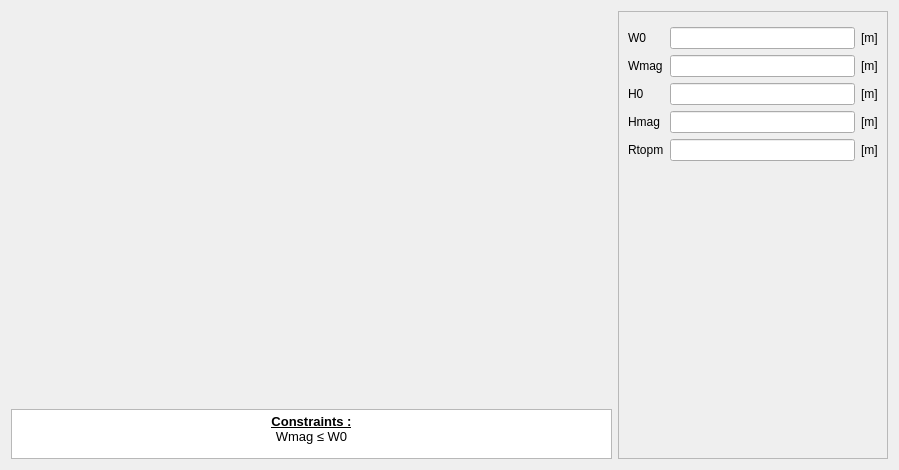
<?xml version="1.0" encoding="UTF-8"?>
<ui version="4.0">
 <class>PMSlot13</class>
 <widget class="QWidget" name="PMSlot13">
  <property name="geometry">
   <rect>
    <x>0</x>
    <y>0</y>
    <width>899</width>
    <height>470</height>
   </rect>
  </property>
  <property name="minimumSize">
   <size>
    <width>630</width>
    <height>470</height>
   </size>
  </property>
  <property name="maximumSize">
   <size>
    <width>16777215</width>
    <height>16777215</height>
   </size>
  </property>
  <property name="windowTitle">
   <string>Form</string>
  </property>
  <layout class="QHBoxLayout" name="horizontalLayout">
   <item>
    <layout class="QVBoxLayout" name="verticalLayout_2">
     <item>
      <widget class="QLabel" name="img_slot">
       <property name="sizePolicy">
        <sizepolicy hsizetype="Expanding" vsizetype="Expanding">
         <horstretch>0</horstretch>
         <verstretch>0</verstretch>
        </sizepolicy>
       </property>
       <property name="maximumSize">
        <size>
         <width>16777215</width>
         <height>16777215</height>
        </size>
       </property>
       <property name="text">
        <string/>
       </property>
       <property name="pixmap">
        <pixmap resource="../../../../Resources/pyleecan.qrc">:/images/images/MachineSetup/WMSlot/SlotM13_mag_int_rotor.png</pixmap>
       </property>
       <property name="scaledContents">
        <bool>false</bool>
       </property>
       <property name="alignment">
        <set>Qt::AlignCenter</set>
       </property>
      </widget>
     </item>
     <item>
      <widget class="QTextEdit" name="txt_constraint">
       <property name="sizePolicy">
        <sizepolicy hsizetype="Expanding" vsizetype="Fixed">
         <horstretch>0</horstretch>
         <verstretch>0</verstretch>
        </sizepolicy>
       </property>
       <property name="maximumSize">
        <size>
         <width>16777215</width>
         <height>50</height>
        </size>
       </property>
       <property name="verticalScrollBarPolicy">
        <enum>Qt::ScrollBarAlwaysOff</enum>
       </property>
       <property name="html">
        <string>&lt;!DOCTYPE HTML PUBLIC &quot;-//W3C//DTD HTML 4.0//EN&quot; &quot;http://www.w3.org/TR/REC-html40/strict.dtd&quot;&gt;
&lt;html&gt;&lt;head&gt;&lt;meta name=&quot;qrichtext&quot; content=&quot;1&quot; /&gt;&lt;style type=&quot;text/css&quot;&gt;
p, li { white-space: pre-wrap; }
&lt;/style&gt;&lt;/head&gt;&lt;body style=&quot; font-family:'MS Shell Dlg 2'; font-size:8.15094pt; font-weight:400; font-style:normal;&quot;&gt;
&lt;p align=&quot;center&quot; style=&quot; margin-top:0px; margin-bottom:0px; margin-left:0px; margin-right:0px; -qt-block-indent:0; text-indent:0px;&quot;&gt;&lt;span style=&quot; font-size:10pt; font-weight:600; text-decoration: underline;&quot;&gt;Constraints :&lt;/span&gt;&lt;/p&gt;
&lt;p align=&quot;center&quot; style=&quot; margin-top:0px; margin-bottom:0px; margin-left:0px; margin-right:0px; -qt-block-indent:0; text-indent:0px;&quot;&gt;&lt;span style=&quot; font-size:10pt;&quot;&gt;Wmag ≤ W0&lt;/span&gt;&lt;/p&gt;&lt;/body&gt;&lt;/html&gt;</string>
       </property>
       <property name="textInteractionFlags">
        <set>Qt::TextSelectableByKeyboard|Qt::TextSelectableByMouse</set>
       </property>
      </widget>
     </item>
    </layout>
   </item>
   <item>
    <widget class="QScrollArea" name="scrollArea">
     <property name="minimumSize">
      <size>
       <width>270</width>
       <height>0</height>
      </size>
     </property>
     <property name="maximumSize">
      <size>
       <width>270</width>
       <height>16777215</height>
      </size>
     </property>
     <property name="widgetResizable">
      <bool>true</bool>
     </property>
     <widget class="QWidget" name="scrollAreaWidgetContents">
      <property name="geometry">
       <rect>
        <x>0</x>
        <y>0</y>
        <width>268</width>
        <height>450</height>
       </rect>
      </property>
      <layout class="QVBoxLayout" name="verticalLayout_3">
       <item>
        <widget class="WWSlotMag" name="w_mag" native="true"/>
       </item>
       <item>
        <layout class="QGridLayout" name="gridLayout">
         <item row="4" column="0">
          <widget class="QLabel" name="in_Rtopm">
           <property name="text">
            <string>Rtopm</string>
           </property>
          </widget>
         </item>
         <item row="4" column="2">
          <widget class="QLabel" name="unit_Rtopm">
           <property name="text">
            <string>[m]</string>
           </property>
          </widget>
         </item>
         <item row="1" column="0">
          <widget class="QLabel" name="in_Wmag">
           <property name="text">
            <string>Wmag</string>
           </property>
          </widget>
         </item>
         <item row="2" column="1">
          <widget class="FloatEdit" name="lf_H0"/>
         </item>
         <item row="2" column="2">
          <widget class="QLabel" name="unit_H0">
           <property name="text">
            <string>[m]</string>
           </property>
          </widget>
         </item>
         <item row="0" column="1">
          <widget class="FloatEdit" name="lf_W0"/>
         </item>
         <item row="3" column="0">
          <widget class="QLabel" name="in_Hmag">
           <property name="text">
            <string>Hmag</string>
           </property>
          </widget>
         </item>
         <item row="3" column="1">
          <widget class="FloatEdit" name="lf_Hmag"/>
         </item>
         <item row="1" column="2">
          <widget class="QLabel" name="unit_Wmag">
           <property name="text">
            <string>[m]</string>
           </property>
          </widget>
         </item>
         <item row="4" column="1">
          <widget class="FloatEdit" name="lf_Rtopm"/>
         </item>
         <item row="2" column="0">
          <widget class="QLabel" name="in_H0">
           <property name="text">
            <string>H0</string>
           </property>
          </widget>
         </item>
         <item row="3" column="2">
          <widget class="QLabel" name="unit_Hmag">
           <property name="text">
            <string>[m]</string>
           </property>
          </widget>
         </item>
         <item row="0" column="0">
          <widget class="QLabel" name="in_W0">
           <property name="text">
            <string>W0</string>
           </property>
          </widget>
         </item>
         <item row="0" column="2">
          <widget class="QLabel" name="unit_W0">
           <property name="text">
            <string>[m]</string>
           </property>
          </widget>
         </item>
         <item row="1" column="1">
          <widget class="FloatEdit" name="lf_Wmag"/>
         </item>
        </layout>
       </item>
       <item>
        <spacer name="verticalSpacer">
         <property name="orientation">
          <enum>Qt::Vertical</enum>
         </property>
         <property name="sizeHint" stdset="0">
          <size>
           <width>20</width>
           <height>40</height>
          </size>
         </property>
        </spacer>
       </item>
       <item>
        <widget class="WWSlotOut" name="w_out" native="true"/>
       </item>
      </layout>
     </widget>
    </widget>
   </item>
  </layout>
 </widget>
 <customwidgets>
  <customwidget>
   <class>FloatEdit</class>
   <extends>QLineEdit</extends>
   <header>......GUI/Tools/FloatEdit.h</header>
  </customwidget>
  <customwidget>
   <class>WWSlotOut</class>
   <extends>QWidget</extends>
   <header>......GUI.Dialog.DMachineSetup.SWSlot.WWSlotOut.WWSlotOut.h</header>
   <container>1</container>
  </customwidget>
  <customwidget>
   <class>WWSlotMag</class>
   <extends>QWidget</extends>
   <header>......GUI.Dialog.DMachineSetup.SMSlot.WWSlotMag.WWSlotMag</header>
   <container>1</container>
  </customwidget>
 </customwidgets>
 <tabstops>
  <tabstop>lf_W0</tabstop>
  <tabstop>lf_Wmag</tabstop>
  <tabstop>lf_H0</tabstop>
  <tabstop>lf_Hmag</tabstop>
  <tabstop>txt_constraint</tabstop>
 </tabstops>
 <resources>
  <include location="../../../../Resources/pyleecan.qrc"/>
  <include location="../../../../Resources/pyleecan.qrc"/>
 </resources>
 <connections/>
</ui>
